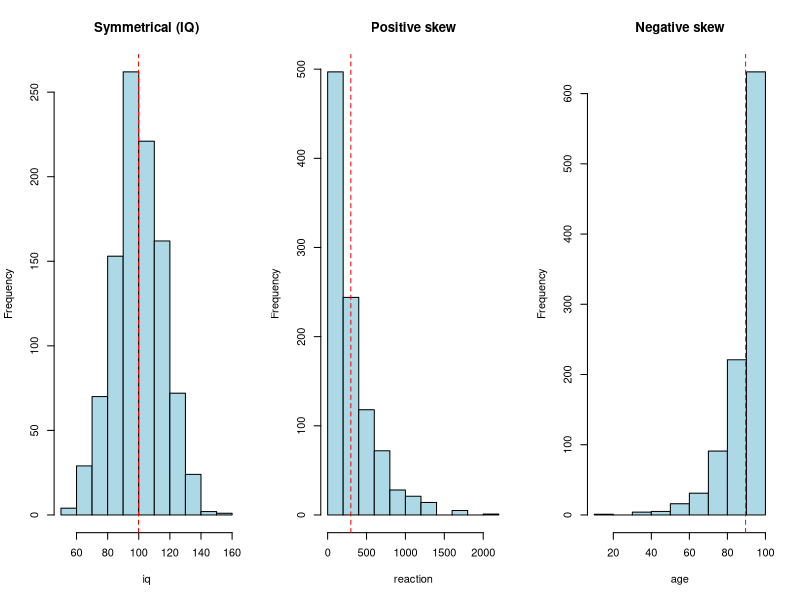

The R script that drew this image:
# Descriptive statistics (base R)
get_mode <- function(x){ tab <- table(round(x)); as.numeric(names(tab)[which.max(tab)]) }

set.seed(1)
iq <- rnorm(1000, 100, 15); reaction <- rexp(1000, rate=1/300); age <- 100 - rexp(1000, 1/10)

print(round(c(Mean=mean(iq), Median=median(iq), Mode=get_mode(iq)), 2))

par(mfrow=c(1,3))
hist(iq, col="lightblue", main="Symmetrical (IQ)");     abline(v=mean(iq), col="red", lty=2)
hist(reaction, col="lightblue", main="Positive skew");  abline(v=mean(reaction), col="red", lty=2)
hist(age, col="lightblue", main="Negative skew");       abline(v=mean(age), col="red", lty=2)
par(mfrow=c(1,1))
